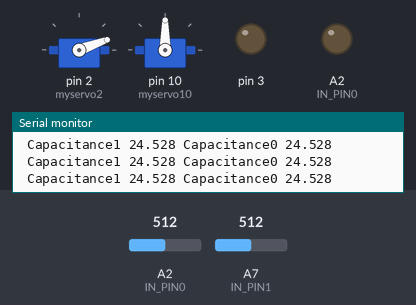
Bench run of a sketch on a simulated Arduino Nano, built with avr-gcc and run on an emulated ATmega328P. Parts: 2 × servo, output pins drawn as LEDs (lit = HIGH), the last lines printed to the serial monitor. The test bench sets the inputs (shaded band); at power-on: A2 (IN_PIN0) = 512, A7 (IN_PIN1) = 512. Pins used as bus, display or sensor lines are not drawn.

Above: at 1.2 s.
1.3 s: A2 (IN_PIN0) set to 811
4.3 s: A2 (IN_PIN0) set to 829
At 5.0 s:
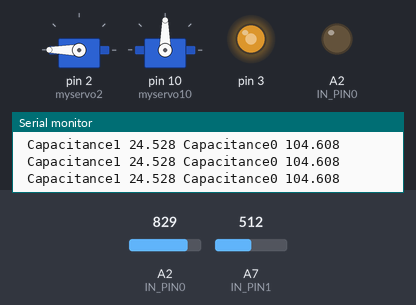
At 5.68 s:
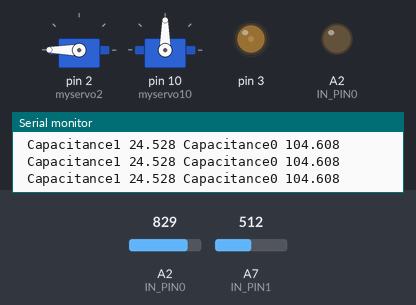
7.3 s: A7 (IN_PIN1) set to 814
10.3 s: A7 (IN_PIN1) set to 832
13.3 s: A2 (IN_PIN0) set to 290
At 14.0 s:
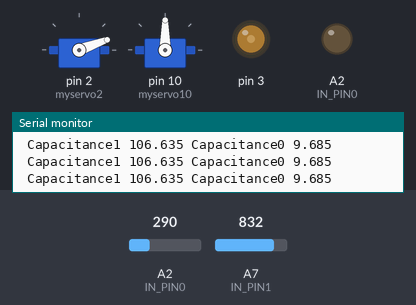
Timing chart, 0 to 15.8 s (numbered marks = the images above; inputs shaded):
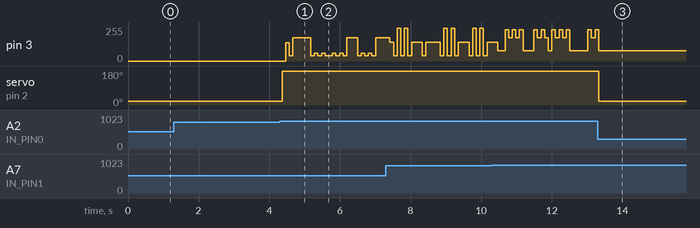

The sketch:

P_control.ino
```cpp
#include <Servo.h>

Servo myservo2; //index
Servo myservo4; //middle
Servo myservo6; //ring
Servo myservo8; //pinky
Servo myservo10; //thumb

const int OUT_PIN0 = A0;
const int IN_PIN0 = A2;
const int OUT_PIN1 = A4;
const int IN_PIN1 = A7;
const float IN_STRAY_CAP_TO_GND = 24.48;
const float IN_CAP_TO_GND  = IN_STRAY_CAP_TO_GND;
const float R_PULLUP = 34.8;
const int MAX_ADC_VALUE = 1023;
float capacitance0;
float capacitance1;
const float capacitance0bound = 100;
const float lowerbound = 300;
 int i=20;
 int fj; //pick up state
 const float m = 0.02;//p control coefficient
 const float p=(capacitance1-400);//p control
 double Ku = 0.5;
 double Tu = 1;
double kp = 0.2*Ku;
double ki = Tu/2;
double kd = Tu/3;
unsigned long currentTime, previousTime;
double elapsedTime;
double error;
double lastError;
double input, output, setpoint, present_ang, change_ang;
double cumError, rateError;


void setup() {
  myservo2.attach(2);

  myservo10.attach(10);
  pinMode(OUT_PIN0, OUTPUT);
  pinMode(IN_PIN0, OUTPUT);
  pinMode(OUT_PIN1, OUTPUT);
  pinMode(IN_PIN1, OUTPUT);
  Serial.begin(9600);
  myservo10.write(90);
  myservo2.write(80);
  fj=0;
}

void loop(){
    setpoint = 300;
    pinMode(IN_PIN0, INPUT);
    pinMode(IN_PIN1, INPUT);
    digitalWrite(OUT_PIN0, HIGH);
    digitalWrite(OUT_PIN1, HIGH);
    int val0 = analogRead(IN_PIN0);
    int val1 = analogRead(IN_PIN1);
    digitalWrite(OUT_PIN0, LOW);
    digitalWrite(OUT_PIN1, LOW);
      if (val0 < 1000){
     pinMode(IN_PIN0, OUTPUT);
      capacitance0 = (float)val0 * IN_CAP_TO_GND / (float)(MAX_ADC_VALUE - val0);
      // Serial.print(F("Capacitance Value = "));
      // Serial.print(capacitance, 3);
      // Serial.print(F(" pF ("));
      // Serial.print(val);
      // Serial.println(F(") "));
     }
      else{
      pinMode(IN_PIN0, OUTPUT);
      delay(1);
      pinMode(OUT_PIN0, INPUT_PULLUP);
      unsigned long u1 = micros();
      unsigned long t;
      int digVal;
      do{
        digVal = digitalRead(OUT_PIN0);
        unsigned long u2 = micros();
        t = u2 > u1 ? u2 - u1 : u1 - u2;
      } while ((digVal < 1) && (t < 400000L));
        pinMode(OUT_PIN0, INPUT);
        val0 = analogRead(OUT_PIN0);
        digitalWrite(IN_PIN0, HIGH);
        int dischargeTime = (int)(t / 1000L) * 5;
        delay(dischargeTime);
        pinMode(OUT_PIN0, OUTPUT);
        digitalWrite(OUT_PIN0, LOW);
        digitalWrite(IN_PIN0, LOW);
      }
        if (val1 < 1000){
        pinMode(IN_PIN1, OUTPUT);
        capacitance1 = (float)val1 * IN_CAP_TO_GND / (float)(MAX_ADC_VALUE - val1);
        //Serial.print(F("Capacitance1 Value = "));
        //Serial.print(capacitance1, 3);
        //Serial.print(F(" pF ("));
        //Serial.print(val1);
        //Serial.println(F(") "));
      }
        else{
        pinMode(IN_PIN1, OUTPUT);
        delay(1);
        pinMode(OUT_PIN1, INPUT_PULLUP);
        unsigned long u1 = micros();
        unsigned long t;
        int digVal1;
        do{
        digVal1 = digitalRead(OUT_PIN1);
        unsigned long u2 = micros();
        t = u2 > u1 ? u2 - u1 : u1 - u2;
        } while ((digVal1 < 1) && (t < 400000L));
        pinMode(OUT_PIN1, INPUT);
        val1 = analogRead(OUT_PIN1);
        digitalWrite(IN_PIN1, HIGH);
        int dischargeTime = (int)(t / 1000L) * 5;
        delay(dischargeTime);
        pinMode(OUT_PIN1, OUTPUT);
        digitalWrite(OUT_PIN1, LOW);
        digitalWrite(IN_PIN1, LOW);
        }
        Serial.print(F(" Capacitance1 "));
        Serial.print(capacitance1, 3);
        Serial.print(F(" Capacitance0 "));
        Serial.print(capacitance0, 3);
        Serial.println(F(" "));


        if (capacitance0 < capacitance0bound && capacitance1 < lowerbound)
        {
            myservo2.write(i);   //stay
            fj = 0;
        }
        else if (capacitance0 < capacitance0bound && capacitance1 >= lowerbound)
        {
            Serial.println(F(" error "));
            myservo2.write(i);   //return
            fj = 0;
        }
        else if (capacitance0 > capacitance0bound && capacitance1 < lowerbound)
        {

            present_ang=myservo2.read();// present angle
            change_ang = computePID(capacitance1);// output is angle and input is capacitance
            myservo2.write(change_ang+present_ang);
            delay(100);
            analogWrite(3, change_ang+present_ang);
        }
        }


      double computePID(double cap){
        currentTime = millis();                //get current time
        elapsedTime = (double)(currentTime - previousTime);        //compute time elapsed from previous computation

        error = abs(setpoint- cap);                                // determine error
        cumError = error * elapsedTime;                // compute integral
        rateError = (error - lastError)/elapsedTime;   // compute derivative

        double out = kp*error + ki*cumError + kd*rateError;                //PID output

        lastError = error;                                //remember current error
        previousTime = currentTime;                        //remember current time

        return out;                                        //have function return the PID output
}
```

Measured:
- the behaviour switches between 821 and 822 on A2 (IN_PIN0) (found by bisection; images 0 and 1)
- after the input at 4.3 s, pin 3: 0/255 → 138/255 after 0.16 s, → 38/255 0.10 s later, → 176/255 0.10 s later, → 38/255 0.51 s later, … (19 changes in this stretch); servo on pin 2 (myservo2): 20° → 180° after 0.06 s
- after the input at 13.3 s, pin 3: goes on until 13.3 s, then stays 76/255; servo on pin 2 (myservo2): 180° → 20° at once
